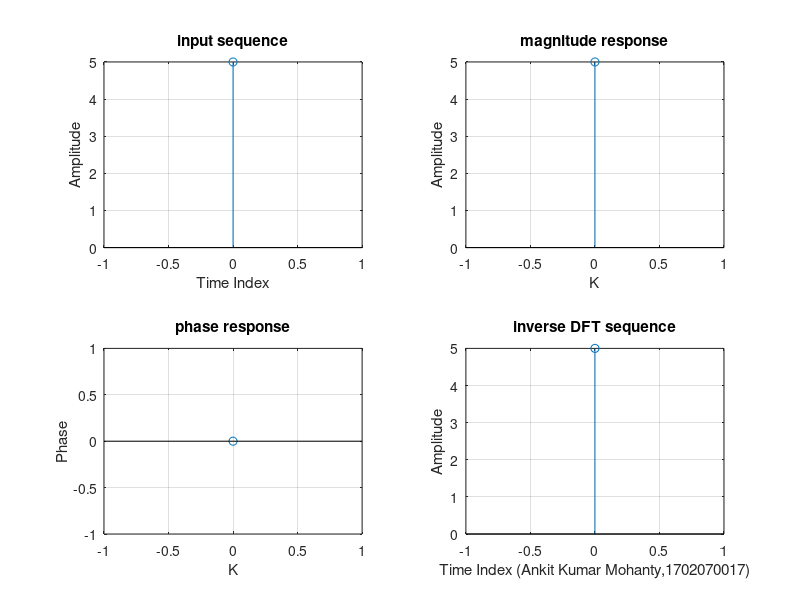

The MATLAB source for this figure:
clc;
close all;
clear all;
xn=input('Enter the sequence x(n):');  
N=length(xn); 
x=zeros(1,N); 
ix=zeros(1,N);

i=sqrt(-1);

for k=0:N-1
    for n=0:N-1
        x(k+1)=x(k+1)+(xn(n+1)*exp((-i)*2*pi*k*n/N));
    end
end

t=0:N-1;
subplot(221);
stem(t,xn);
ylabel ('Amplitude');
xlabel ('Time Index');
title('input sequence');
grid on;

magnitude=abs(x); 

t=0:N-1;
subplot(222);
stem(t,magnitude);
ylabel ('Amplitude');
xlabel ('K');
title('magnitude response');
grid on;

phase=angle(x); 

t=0:N-1;
subplot(223);
stem(t,phase);
ylabel ('Phase');
xlabel ('K');
title('phase response');
grid on;

for n=0:N-1
    for k=0:N-1
        ix(n+1)=ix(n+1)+(x(k+1)*exp(i*2*pi*k*n/N));
    end
end
ix=ix./N;

t=0:N-1;
subplot(224);
stem(t,ix);
ylabel ('Amplitude');
xlabel ('Time Index (Ankit Kumar Mohanty,1702070017)');
title('inverse DFT sequence');
grid on;
disp(magnitude)
disp(phase)
